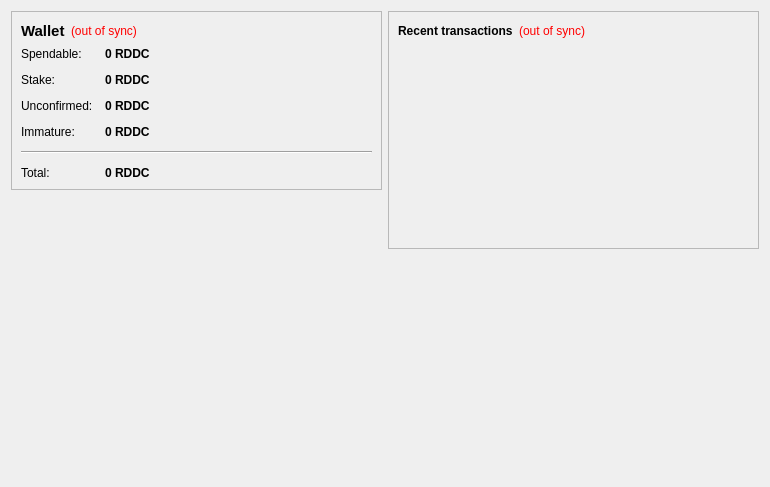
<?xml version="1.0" encoding="UTF-8"?>
<ui version="4.0">
 <class>OverviewPage</class>
 <widget class="QWidget" name="OverviewPage">
  <property name="geometry">
   <rect>
    <x>0</x>
    <y>0</y>
    <width>770</width>
    <height>487</height>
   </rect>
  </property>
  <property name="windowTitle">
   <string>Form</string>
  </property>
  <layout class="QHBoxLayout" name="horizontalLayout" stretch="1,1">
   <item>
    <layout class="QVBoxLayout" name="verticalLayout_2">
     <item>
      <widget class="QFrame" name="frame">
       <property name="frameShape">
        <enum>QFrame::StyledPanel</enum>
       </property>
       <property name="frameShadow">
        <enum>QFrame::Raised</enum>
       </property>
       <layout class="QVBoxLayout" name="verticalLayout_4">
        <item>
         <layout class="QHBoxLayout" name="horizontalLayout_4">
          <item>
           <widget class="QLabel" name="label_5">
            <property name="font">
             <font>
              <pointsize>11</pointsize>
              <weight>75</weight>
              <bold>true</bold>
             </font>
            </property>
            <property name="text">
             <string>Wallet</string>
            </property>
           </widget>
          </item>
          <item>
           <widget class="QLabel" name="labelWalletStatus">
            <property name="toolTip">
             <string>The displayed information may be out of date. Your wallet automatically synchronizes with the RedDragonCoin network after a connection is established, but this process has not completed yet.</string>
            </property>
            <property name="styleSheet">
             <string notr="true">QLabel { color: red; }</string>
            </property>
            <property name="text">
             <string notr="true">(out of sync)</string>
            </property>
            <property name="alignment">
             <set>Qt::AlignLeading|Qt::AlignLeft|Qt::AlignVCenter</set>
            </property>
           </widget>
          </item>
          <item>
           <spacer name="horizontalSpacer_2">
            <property name="orientation">
             <enum>Qt::Horizontal</enum>
            </property>
            <property name="sizeHint" stdset="0">
             <size>
              <width>40</width>
              <height>20</height>
             </size>
            </property>
           </spacer>
          </item>
         </layout>
        </item>
        <item>
         <layout class="QFormLayout" name="formLayout_2">
          <property name="fieldGrowthPolicy">
           <enum>QFormLayout::AllNonFixedFieldsGrow</enum>
          </property>
          <property name="horizontalSpacing">
           <number>12</number>
          </property>
          <property name="verticalSpacing">
           <number>12</number>
          </property>
          <item row="0" column="0">
           <widget class="QLabel" name="label">
            <property name="text">
             <string>Spendable:</string>
            </property>
           </widget>
          </item>
          <item row="0" column="1">
           <widget class="QLabel" name="labelBalance">
            <property name="font">
             <font>
              <weight>75</weight>
              <bold>true</bold>
             </font>
            </property>
            <property name="cursor">
             <cursorShape>IBeamCursor</cursorShape>
            </property>
            <property name="toolTip">
             <string>Your current spendable balance</string>
            </property>
            <property name="text">
             <string notr="true">0 RDDC</string>
            </property>
            <property name="textInteractionFlags">
             <set>Qt::LinksAccessibleByMouse|Qt::TextSelectableByKeyboard|Qt::TextSelectableByMouse</set>
            </property>
           </widget>
          </item>
          <item row="1" column="0">
           <widget class="QLabel" name="label_6">
            <property name="text">
             <string>Stake:</string>
            </property>
           </widget>
          </item>
          <item row="1" column="1">
           <widget class="QLabel" name="labelStake">
            <property name="font">
             <font>
              <weight>75</weight>
              <bold>true</bold>
             </font>
            </property>
            <property name="cursor">
             <cursorShape>IBeamCursor</cursorShape>
            </property>
            <property name="toolTip">
             <string>Total of coins that was staked, and do not yet count toward the current balance</string>
            </property>
            <property name="text">
             <string notr="true">0 RDDC</string>
            </property>
            <property name="textInteractionFlags">
             <set>Qt::LinksAccessibleByMouse|Qt::TextSelectableByKeyboard|Qt::TextSelectableByMouse</set>
            </property>
           </widget>
          </item>
          <item row="2" column="0">
           <widget class="QLabel" name="label_3">
            <property name="text">
             <string>Unconfirmed:</string>
            </property>
           </widget>
          </item>
          <item row="2" column="1">
           <widget class="QLabel" name="labelUnconfirmed">
            <property name="font">
             <font>
              <weight>75</weight>
              <bold>true</bold>
             </font>
            </property>
            <property name="cursor">
             <cursorShape>IBeamCursor</cursorShape>
            </property>
            <property name="toolTip">
             <string>Total of transactions that have yet to be confirmed, and do not yet count toward the current balance</string>
            </property>
            <property name="text">
             <string notr="true">0 RDDC</string>
            </property>
            <property name="textInteractionFlags">
             <set>Qt::LinksAccessibleByMouse|Qt::TextSelectableByKeyboard|Qt::TextSelectableByMouse</set>
            </property>
           </widget>
          </item>
          <item row="3" column="0">
           <widget class="QLabel" name="labelImmatureText">
            <property name="text">
             <string>Immature:</string>
            </property>
           </widget>
          </item>
          <item row="3" column="1">
           <widget class="QLabel" name="labelImmature">
            <property name="font">
             <font>
              <weight>75</weight>
              <bold>true</bold>
             </font>
            </property>
            <property name="toolTip">
             <string>Mined balance that has not yet matured</string>
            </property>
            <property name="text">
             <string notr="true">0 RDDC</string>
            </property>
            <property name="textInteractionFlags">
             <set>Qt::LinksAccessibleByMouse|Qt::TextSelectableByKeyboard|Qt::TextSelectableByMouse</set>
            </property>
           </widget>
          </item>
          <item row="4" column="0" colspan="2">
           <widget class="Line" name="line">
            <property name="orientation">
             <enum>Qt::Horizontal</enum>
            </property>
           </widget>
          </item>
          <item row="5" column="0">
           <widget class="QLabel" name="labelTotalText">
            <property name="text">
             <string>Total:</string>
            </property>
           </widget>
          </item>
          <item row="5" column="1">
           <widget class="QLabel" name="labelTotal">
            <property name="font">
             <font>
              <weight>75</weight>
              <bold>true</bold>
             </font>
            </property>
            <property name="cursor">
             <cursorShape>IBeamCursor</cursorShape>
            </property>
            <property name="toolTip">
             <string>Your current total balance</string>
            </property>
            <property name="text">
             <string notr="true">0 RDDC</string>
            </property>
            <property name="textInteractionFlags">
             <set>Qt::LinksAccessibleByMouse|Qt::TextSelectableByKeyboard|Qt::TextSelectableByMouse</set>
            </property>
           </widget>
          </item>
         </layout>
        </item>
       </layout>
      </widget>
     </item>
     <item>
      <spacer name="verticalSpacer">
       <property name="orientation">
        <enum>Qt::Vertical</enum>
       </property>
       <property name="sizeHint" stdset="0">
        <size>
         <width>20</width>
         <height>40</height>
        </size>
       </property>
      </spacer>
     </item>
     <item>
      <widget class="QLabel" name="label_2">
       <property name="autoFillBackground">
        <bool>true</bool>
       </property>
       <property name="text">
        <string/>
       </property>
       <property name="pixmap">
        <pixmap resource="../bitcoin.qrc">:/icons/drmbg</pixmap>
       </property>
       <property name="scaledContents">
        <bool>false</bool>
       </property>
       <property name="margin">
        <number>0</number>
       </property>
      </widget>
     </item>
    </layout>
   </item>
   <item>
    <layout class="QVBoxLayout" name="verticalLayout_3">
     <item>
      <widget class="QFrame" name="frame_2">
       <property name="frameShape">
        <enum>QFrame::StyledPanel</enum>
       </property>
       <property name="frameShadow">
        <enum>QFrame::Raised</enum>
       </property>
       <layout class="QVBoxLayout" name="verticalLayout">
        <item>
         <layout class="QHBoxLayout" name="horizontalLayout_2">
          <item>
           <widget class="QLabel" name="label_4">
            <property name="text">
             <string>&lt;b&gt;Recent transactions&lt;/b&gt;</string>
            </property>
           </widget>
          </item>
          <item>
           <widget class="QLabel" name="labelTransactionsStatus">
            <property name="toolTip">
             <string>The displayed information may be out of date. Your wallet automatically synchronizes with the RedDragonCoin network after a connection is established, but this process has not completed yet.</string>
            </property>
            <property name="styleSheet">
             <string notr="true">QLabel { color: red; }</string>
            </property>
            <property name="text">
             <string notr="true">(out of sync)</string>
            </property>
            <property name="alignment">
             <set>Qt::AlignRight|Qt::AlignTrailing|Qt::AlignVCenter</set>
            </property>
           </widget>
          </item>
          <item>
           <spacer name="horizontalSpacer">
            <property name="orientation">
             <enum>Qt::Horizontal</enum>
            </property>
            <property name="sizeHint" stdset="0">
             <size>
              <width>40</width>
              <height>20</height>
             </size>
            </property>
           </spacer>
          </item>
         </layout>
        </item>
        <item>
         <widget class="QListView" name="listTransactions">
          <property name="styleSheet">
           <string notr="true">QListView { background: transparent; }</string>
          </property>
          <property name="frameShape">
           <enum>QFrame::NoFrame</enum>
          </property>
          <property name="verticalScrollBarPolicy">
           <enum>Qt::ScrollBarAlwaysOff</enum>
          </property>
          <property name="horizontalScrollBarPolicy">
           <enum>Qt::ScrollBarAlwaysOff</enum>
          </property>
          <property name="selectionMode">
           <enum>QAbstractItemView::NoSelection</enum>
          </property>
         </widget>
        </item>
       </layout>
      </widget>
     </item>
     <item>
      <spacer name="verticalSpacer_2">
       <property name="orientation">
        <enum>Qt::Vertical</enum>
       </property>
       <property name="sizeHint" stdset="0">
        <size>
         <width>20</width>
         <height>40</height>
        </size>
       </property>
      </spacer>
     </item>
    </layout>
   </item>
  </layout>
 </widget>
 <resources/>
 <connections/>
</ui>
